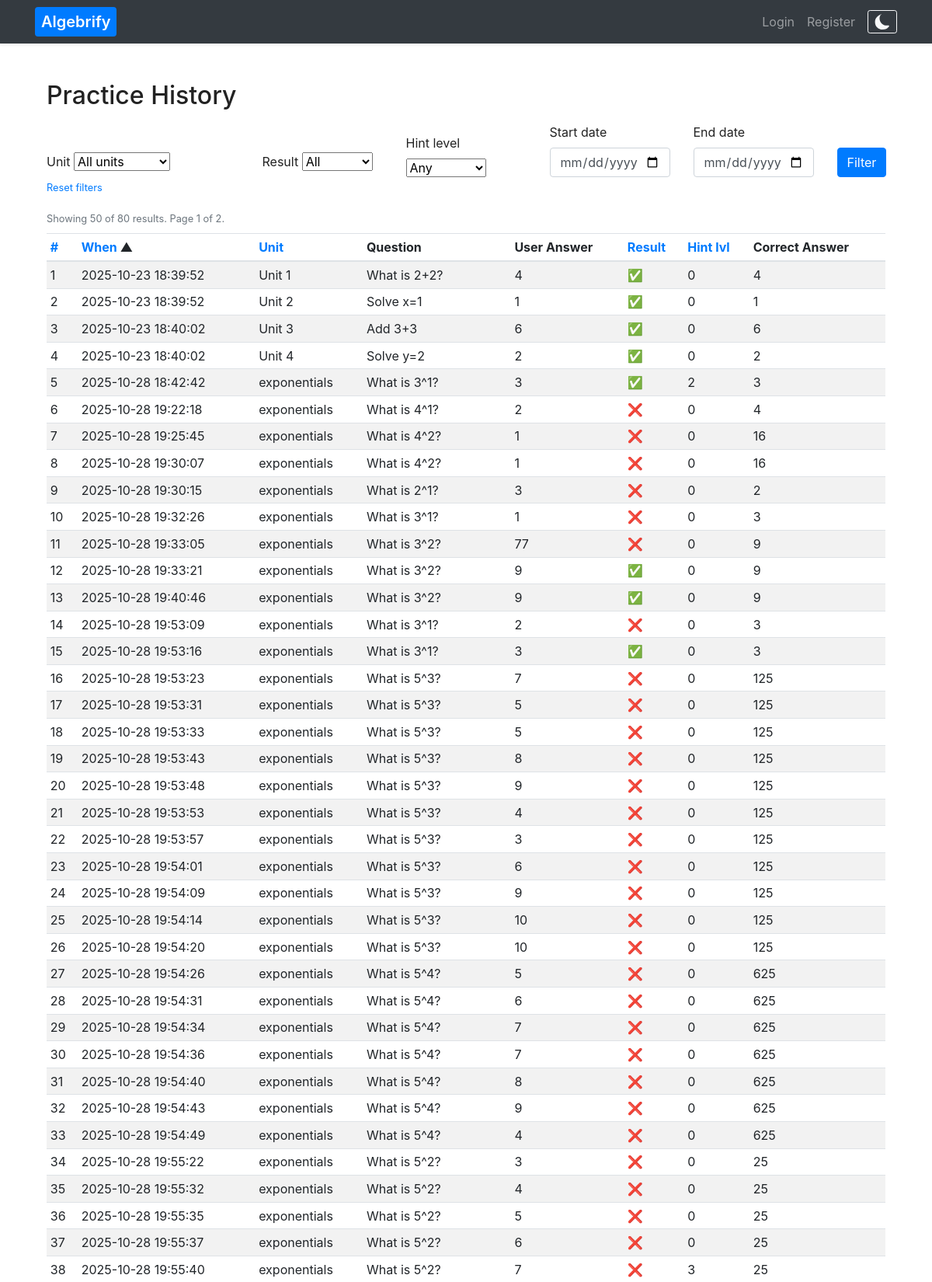
Screenshot of /history?sort_by=timestamp&sort_dir=asc&page=1 (upper part) with the database file from the repository.
### tables this page shows
CREATE TABLE history (
    id INTEGER PRIMARY KEY AUTOINCREMENT,
    user_id TEXT NOT NULL,
    unit TEXT,
    question TEXT,
    user_answer TEXT,
    correct_answer TEXT,
    result BOOLEAN,
    timestamp DATETIME DEFAULT CURRENT_TIMESTAMP
, used_hint INTEGER DEFAULT 0, used_hint_level INTEGER DEFAULT 0);

### app.py (the view, shortened to what this page needs)
@app.route('/history')
def history():
    units = [row['unit'] for row in db.execute("SELECT DISTINCT unit FROM problem_types ORDER BY unit")]
    sortables = {'id', 'timestamp', 'unit', 'result', 'used_hint_level'}
    q_unit = request.args.get('unit', type=str)
    q_result = request.args.get('result', type=str)   # expect "1" or "0"
    q_hint_level = request.args.get('used_hint_level', type=str)  # expect "0","1","2","3"
    q_start = request.args.get('start_date', type=str)  # YYYY-MM-DD
    q_end = request.args.get('end_date', type=str)
    sort_by = request.args.get('sort_by', 'id')
    sort_dir = request.args.get('sort_dir', 'desc').lower()
    page = max(1, request.args.get('page', 1, type=int))
    page_size = 50  # change if you want pagination size
    if sort_by not in sortables:
        sort_by = 'id'
    if sort_dir not in ('asc', 'desc'):
        sort_dir = 'desc'
    where_clauses = []
    params = []
    if "user_id" in session:
        where_clauses.append("user_id = ?")
        params.append(session["user_id"])
    if q_unit:
        where_clauses.append("unit = ?")
        params.append(q_unit)
    if q_result in ("0", "1"):
        where_clauses.append("result = ?")
        params.append(int(q_result))
    if q_start:
        where_clauses.append("DATE(timestamp) >= DATE(?)")
        params.append(q_start)
    if q_end:
        where_clauses.append("DATE(timestamp) <= DATE(?)")
        params.append(q_end)
    where_sql = ("WHERE " + " AND ".join(where_clauses)) if where_clauses else ""
    count_sql = f"SELECT COUNT(*) AS total FROM history {where_sql}"
    try:
        total_row = db.execute(count_sql, *params)
        total = total_row[0]['total'] if total_row else 0
    except Exception:
        total = 0
    offset = (page - 1) * page_size
    sql = (
        "SELECT id, user_id, unit, question, user_answer, correct_answer, result, "
        "COALESCE(used_hint, 0) AS used_hint, COALESCE(used_hint_level, 0) AS used_hint_level, timestamp "
        f"FROM history {where_sql} "
        f"ORDER BY {sort_by} {sort_dir} "
        f"LIMIT ? OFFSET ?"
    )
    final_params = params + [page_size, offset]
    try:
        rows = db.execute(sql, *final_params)
    except Exception:
        rows = []
    def build_query(**overrides):
        args = {
            'unit': q_unit or '',
            'result': q_result or '',
            'used_hint_level': q_hint_level or '',
            'start_date': q_start or '',
            'end_date': q_end or '',
            'sort_by': sort_by,
            'sort_dir': sort_dir,
            'page': page
        }
        args.update(overrides)
        return "&".join(f"{k}={v}" for k, v in args.items() if v not in (None, '', []))
    total_pages = max(1, (total + page_size - 1) // page_size)
    return render_template(
        'history.html',
        rows=rows,
        units=units,
        filters={
            'unit': q_unit,
            'result': q_result,
            'used_hint_level': q_hint_level,
            'start_date': q_start,
            'end_date': q_end
        },
        sort_by=sort_by,
        sort_dir=sort_dir,
        build_query=build_query,
        page=page,
        total=total,
        total_pages=total_pages
    )

### templates/history.html (shortened to what this page needs)
{% extends "layout.html" %}
{% block main %}
<div class="container mt-4">
	<h2 class="mb-3">Practice History</h2>
	<form method="GET" action="/history" class="row g-2 align-items-end mb-3">
		<div class="col-md-3">
			<label class="form-label">Unit</label>
			<select name="unit" class="form-select">
				<option value="">All units</option>
			</select>
		</div>
		<div class="col-md-2">
			<label class="form-label">Result</label>
			<select name="result" class="form-select">
				<option value="">All</option>
			</select>
		</div>
		<div class="col-md-2">
			<label class="form-label">Hint level</label>
			<select name="used_hint_level" class="form-select">
				<option value="">Any</option>
			</select>
		</div>
		<div class="col-md-2">
			<label class="form-label">Start date</label>
			<input type="date" name="start_date" class="form-control" value="{{ filters.start_date or '' }}">
		</div>
		<div class="col-md-2">
			<label class="form-label">End date</label>
			<input type="date" name="end_date" class="form-control" value="{{ filters.end_date or '' }}">
		</div>
		<div class="col-md-1 d-grid">
			<button type="submit" class="btn btn-primary">Filter</button>
		</div>
		<div class="col-12">
			<a href="/history" class="small">Reset filters</a>
		</div>
	</form>
	<div class="mb-2">
		<small class="text-muted">Showing {{ rows|length }} of {{ total }} results. Page {{ page }} of {{ total_pages
			}}.</small>
	</div>
	<div class="table-responsive">
		<table class="table table-sm table-striped">
			<thead>
				<tr>
					{% macro sort_link(col, title) -%}
					{%- set dir = 'asc' if sort_by != col or sort_dir == 'desc' else 'desc' -%}
					<a href="/history?{{ build_query(sort_by=col, sort_dir=dir, page=1) }}">{{ title }}</a>
					{%- if sort_by == col -%}
					{% if sort_dir == 'asc' %} ▲ {% else %} ▼ {% endif %}
					{%- endif -%}
					{%- endmacro %}
					<th>{{ sort_link('id','#') }}</th>
					<th>{{ sort_link('timestamp','When') }}</th>
					<th>{{ sort_link('unit','Unit') }}</th>
					<th>Question</th>
					<th>User Answer</th>
					<th>{{ sort_link('result','Result') }}</th>
					<th>{{ sort_link('used_hint_level','Hint lvl') }}</th>
					<th>Correct Answer</th>
				</tr>
			</thead>
			<tbody>
				{% for r in rows %}
				<tr>
					<td>{{ r.id }}</td>
					<td>{{ r.timestamp }}</td>
					<td>{{ r.unit }}</td>
					<td style="max-width: 320px; white-space:pre-wrap;">{{ r.question }}</td>
					<td style="max-width: 200px; white-space:pre-wrap;">{{ r.user_answer }}</td>
					<td>{% if r.result %}✅{% else %}❌{% endif %}</td>
					<td>{{ r.used_hint_level or 0 }}</td>
					<td style="max-width:200px; white-space:pre-wrap;">{{ r.correct_answer }}</td>
				</tr>
				{% else %}
				<tr>
					<td colspan="8" class="text-center text-muted">No entries found for those filters.</td>
				</tr>
				{% endfor %}
			</tbody>
		</table>
	</div>
</div>
{% endblock %}

### static/style.css (style rules this page uses)
:root { --bg: #ffffff; --text: #222; --muted: #6c757d; --card-bg: #ffffff; --brand: #007bff; }
body { background: var(--bg); color: var(--text); font-family: -apple-system, BlinkMacSystemFont, "Segoe UI", Roboto, "Helvetica Neue", Arial; }
html, body, .container, .card, .form-control { transition: background-color 150ms linear, color 150ms linear, border-color 150ms linear; }

### rows the page displays
history: id "1", timestamp "2025-10-23 18:39:52", unit "Unit 1", question "What is 2+2?", user_answer "4", used_hint_level "0", correct_answer "4"
history: id "2", timestamp "2025-10-23 18:39:52", unit "Unit 2", question "Solve x=1", user_answer "1", used_hint_level "0", correct_answer "1"
history: id "3", timestamp "2025-10-23 18:40:02", unit "Unit 3", question "Add 3+3", user_answer "6", used_hint_level "0", correct_answer "6"
history: id "4", timestamp "2025-10-23 18:40:02", unit "Unit 4", question "Solve y=2", user_answer "2", used_hint_level "0", correct_answer "2"
history: id "5", timestamp "2025-10-28 18:42:42", unit "exponentials", question "What is 3^1?", user_answer "3", used_hint_level "2", correct_answer "3"
history: id "6", timestamp "2025-10-28 19:22:18", unit "exponentials", question "What is 4^1?", user_answer "2", used_hint_level "0", correct_answer "4"
history: id "7", timestamp "2025-10-28 19:25:45", unit "exponentials", question "What is 4^2?", user_answer "1", used_hint_level "0", correct_answer "16"
history: id "8", timestamp "2025-10-28 19:30:07", unit "exponentials", question "What is 4^2?", user_answer "1", used_hint_level "0", correct_answer "16"
history: id "9", timestamp "2025-10-28 19:30:15", unit "exponentials", question "What is 2^1?", user_answer "3", used_hint_level "0", correct_answer "2"
history: id "10", timestamp "2025-10-28 19:32:26", unit "exponentials", question "What is 3^1?", user_answer "1", used_hint_level "0", correct_answer "3"
history: id "11", timestamp "2025-10-28 19:33:05", unit "exponentials", question "What is 3^2?", user_answer "77", used_hint_level "0", correct_answer "9"
history: id "12", timestamp "2025-10-28 19:33:21", unit "exponentials", question "What is 3^2?", user_answer "9", used_hint_level "0", correct_answer "9"
history: id "13", timestamp "2025-10-28 19:40:46", unit "exponentials", question "What is 3^2?", user_answer "9", used_hint_level "0", correct_answer "9"
history: id "14", timestamp "2025-10-28 19:53:09", unit "exponentials", question "What is 3^1?", user_answer "2", used_hint_level "0", correct_answer "3"
history: id "15", timestamp "2025-10-28 19:53:16", unit "exponentials", question "What is 3^1?", user_answer "3", used_hint_level "0", correct_answer "3"
history: id "16", timestamp "2025-10-28 19:53:23", unit "exponentials", question "What is 5^3?", user_answer "7", used_hint_level "0", correct_answer "125"
history: id "17", timestamp "2025-10-28 19:53:31", unit "exponentials", question "What is 5^3?", user_answer "5", used_hint_level "0", correct_answer "125"
history: id "18", timestamp "2025-10-28 19:53:33", unit "exponentials", question "What is 5^3?", user_answer "5", used_hint_level "0", correct_answer "125"
history: id "19", timestamp "2025-10-28 19:53:43", unit "exponentials", question "What is 5^3?", user_answer "8", used_hint_level "0", correct_answer "125"
history: id "20", timestamp "2025-10-28 19:53:48", unit "exponentials", question "What is 5^3?", user_answer "9", used_hint_level "0", correct_answer "125"
history: id "21", timestamp "2025-10-28 19:53:53", unit "exponentials", question "What is 5^3?", user_answer "4", used_hint_level "0", correct_answer "125"
history: id "22", timestamp "2025-10-28 19:53:57", unit "exponentials", question "What is 5^3?", user_answer "3", used_hint_level "0", correct_answer "125"
history: id "23", timestamp "2025-10-28 19:54:01", unit "exponentials", question "What is 5^3?", user_answer "6", used_hint_level "0", correct_answer "125"
history: id "24", timestamp "2025-10-28 19:54:09", unit "exponentials", question "What is 5^3?", user_answer "9", used_hint_level "0", correct_answer "125"
history: id "25", timestamp "2025-10-28 19:54:14", unit "exponentials", question "What is 5^3?", user_answer "10", used_hint_level "0", correct_answer "125"
history: id "26", timestamp "2025-10-28 19:54:20", unit "exponentials", question "What is 5^3?", user_answer "10", used_hint_level "0", correct_answer "125"
history: id "27", timestamp "2025-10-28 19:54:26", unit "exponentials", question "What is 5^4?", user_answer "5", used_hint_level "0", correct_answer "625"
history: id "28", timestamp "2025-10-28 19:54:31", unit "exponentials", question "What is 5^4?", user_answer "6", used_hint_level "0", correct_answer "625"
history: id "29", timestamp "2025-10-28 19:54:34", unit "exponentials", question "What is 5^4?", user_answer "7", used_hint_level "0", correct_answer "625"
history: id "30", timestamp "2025-10-28 19:54:36", unit "exponentials", question "What is 5^4?", user_answer "7", used_hint_level "0", correct_answer "625"
history: id "31", timestamp "2025-10-28 19:54:40", unit "exponentials", question "What is 5^4?", user_answer "8", used_hint_level "0", correct_answer "625"
history: id "32", timestamp "2025-10-28 19:54:43", unit "exponentials", question "What is 5^4?", user_answer "9", used_hint_level "0", correct_answer "625"
history: id "33", timestamp "2025-10-28 19:54:49", unit "exponentials", question "What is 5^4?", user_answer "4", used_hint_level "0", correct_answer "625"
history: id "34", timestamp "2025-10-28 19:55:22", unit "exponentials", question "What is 5^2?", user_answer "3", used_hint_level "0", correct_answer "25"
history: id "35", timestamp "2025-10-28 19:55:32", unit "exponentials", question "What is 5^2?", user_answer "4", used_hint_level "0", correct_answer "25"
history: id "36", timestamp "2025-10-28 19:55:35", unit "exponentials", question "What is 5^2?", user_answer "5", used_hint_level "0", correct_answer "25"
history: id "37", timestamp "2025-10-28 19:55:37", unit "exponentials", question "What is 5^2?", user_answer "6", used_hint_level "0", correct_answer "25"
history: id "38", timestamp "2025-10-28 19:55:40", unit "exponentials", question "What is 5^2?", user_answer "7", used_hint_level "3", correct_answer "25"

### other values shown
{{ rows|length }} "50"
{{ total }} "80"
{{ page }} "1"
{{ total_pages }} "2"
{{ title }} "# When Unit Result Hint lvl"
